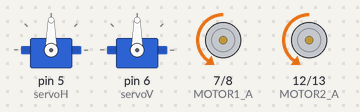
Simulated run of this sketch. Board: Arduino Uno, built with avr-gcc and run on an emulated ATmega328P. Parts: 2 × servo, motor-driver pin pairs drawn as motors (green arrow = first pin HIGH = forward, orange = second pin HIGH = backward, longer = more drive, scaled by the enable pin).

Above: at 0.5 s.
At 2.5 s:
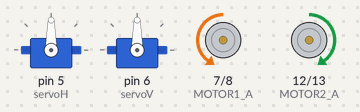
Timing chart, 0 to 5.2 s (numbered marks = the images above):
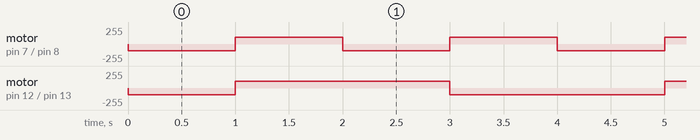

The sketch:

MotorComPonteH.ino
```cpp
#include <Servo.h>

#define SPEAKER 4 //em paralelo com led
#define LED_P5 4 //em paralelo com speaker
#define LED_P4 7
#define LED_P3 8
#define LED_P2 12
#define LED_P1 13

#define CHAVE_1 2

#define TRANSISTOR_Q5 9
#define TRANSISTOR_Q4 6 //servo
#define TRANSISTOR_Q2 5 //servo
#define TRANSISTOR_Q3 3

//Analogicas
#define SENSOR_TEMPERATURA 2
#define SENSOR_LUZ 3
#define ENTRADA_1 0
#define ENTRADA_2 1

//Entradas para interrupcao
#define INT_1 3
#define INT_0 2

#define SERVO_1 5
#define SERVO_2 6

//Ponte H
#define MOTOR1_A 7 //led paralelo
#define MOTOR1_B 8 //led paralelo
#define MOTOR1_PWM 10 //led paralelo

#define MOTOR2_A 12 //led paralelo
#define MOTOR2_B 13 //led paralelo
#define MOTOR2_PWM 11 //led paralelo

Servo servoV;
Servo servoH;

void setup(){
  setupMotor();
  servoH.attach(5);
  servoV.attach(6);

}

void loop() {
  andarFrente(1000,2);
  parar();
  andarTraz(1000,2);
  parar();
  girarNoEixo(1000,2,0);
  parar();
  girarNoEixo(1000,2,1);
  parar();
  return;
}
```

LibMotor.ino
```cpp
int sentido=0;

void setupMotor() {
  pinMode(MOTOR1_A, OUTPUT);
  pinMode(MOTOR1_B, OUTPUT);
  pinMode(MOTOR2_A, OUTPUT);
  pinMode(MOTOR2_B, OUTPUT);
}


void girarNoEixo(int tempo, int intensidade, int sentido1) {
  analogWrite(MOTOR1_PWM,intensidade*50);
  analogWrite(MOTOR2_PWM,intensidade*50);
  digitalWrite(MOTOR1_A,sentido1);
  digitalWrite(MOTOR1_B,!sentido1);
  digitalWrite(MOTOR2_A,!sentido1);
  digitalWrite(MOTOR2_B,sentido1);
  delay(tempo);
}


void parar() {
  analogWrite(MOTOR1_PWM,0 );
  analogWrite(MOTOR2_PWM,0);
  digitalWrite(MOTOR1_A,0);
  digitalWrite(MOTOR1_B,0);
  digitalWrite(MOTOR2_A,0);
  digitalWrite(MOTOR2_B,0);

}
void andarFrente(int tempo, int intensidade) {
  sentido = 0;
  analogWrite(MOTOR1_PWM,intensidade*50);
  analogWrite(MOTOR2_PWM,intensidade*50);
  digitalWrite(MOTOR1_A,sentido);
  digitalWrite(MOTOR1_B,!sentido);
  digitalWrite(MOTOR2_A,sentido);
  digitalWrite(MOTOR2_B,!sentido);
  delay(tempo);
}
void andarTraz(int tempo,int intensidade) {
  sentido = 1;
  analogWrite(MOTOR1_PWM,intensidade*50 );
  analogWrite(MOTOR2_PWM,intensidade*50);
  digitalWrite(MOTOR1_A,sentido);
  digitalWrite(MOTOR1_B,!sentido);
  digitalWrite(MOTOR2_A,sentido);
  digitalWrite(MOTOR2_B,!sentido);
  delay(tempo);

}
void virarEsquerda(int tempo,int intensidade) {
  analogWrite(MOTOR1_PWM,intensidade*50 );
  analogWrite(MOTOR2_PWM,10*intensidade);
  digitalWrite(MOTOR1_A,sentido);
  digitalWrite(MOTOR1_B,!sentido);
  digitalWrite(MOTOR2_A,sentido);
  digitalWrite(MOTOR2_B,!sentido);
  delay(tempo);

}
void virarDireita(int tempo,int intensidade) {
  analogWrite(MOTOR1_PWM,10*intensidade );
  analogWrite(MOTOR2_PWM,intensidade*50);
  digitalWrite(MOTOR1_A,sentido);
  digitalWrite(MOTOR1_B,!sentido);
  digitalWrite(MOTOR2_A,sentido);
  digitalWrite(MOTOR2_B,!sentido);
  delay(tempo);
}

void virarEsquerdaRe(int tempo,int intensidade) {
  analogWrite(MOTOR1_PWM,intensidade*50 );
  analogWrite(MOTOR2_PWM,10*intensidade);
  digitalWrite(MOTOR1_A,!sentido);
  digitalWrite(MOTOR1_B,sentido);
  digitalWrite(MOTOR2_A,!sentido);
  digitalWrite(MOTOR2_B,sentido);
  delay(tempo);

}
void virarDireitaRe(int tempo,int intensidade) {
  analogWrite(MOTOR1_PWM,10*intensidade );
  analogWrite(MOTOR2_PWM,intensidade*50);
  digitalWrite(MOTOR1_A,!sentido);
  digitalWrite(MOTOR1_B,sentido);
  digitalWrite(MOTOR2_A,!sentido);
  digitalWrite(MOTOR2_B,sentido);
  delay(tempo);
}
```

Measured:
- by itself, motor on pin 7 (MOTOR1_A) / pin 8 (MOTOR1_B): alternates forward 100/255 for 1.0 s and backward 100/255 for 1.0 s
- by itself, motor on pin 12 (MOTOR2_A) / pin 13 (MOTOR2_B): repeats every 4.0 s: forward 100/255 2.0 s, backward 100/255 2.0 s
